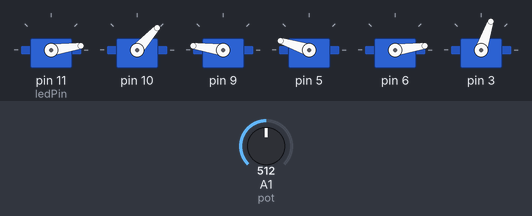
A sketch run on a simulated Arduino Uno, built with avr-gcc and run on an emulated ATmega328P. On the bench: 6 × servo. The inputs (shaded band) are chosen by the test bench; at power-on: A1 (pot) = 512. What the sketch prints to the serial monitor is not drawn.

Above: at 6.32 s.
At 6.93 s:
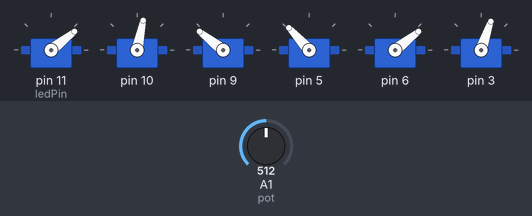
At 7.84 s:
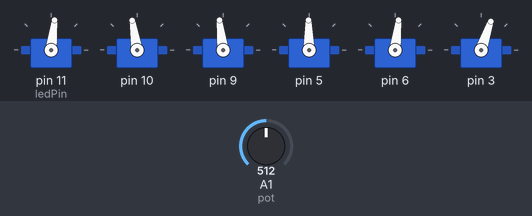
At 8.45 s:
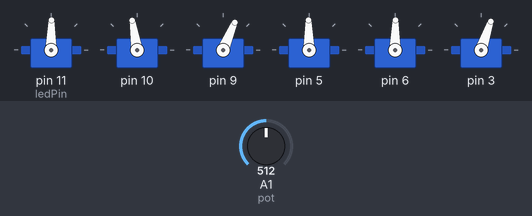
At 9.05 s:
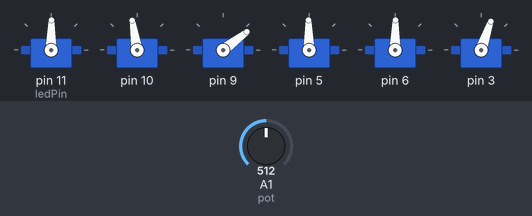
At 9.4 s:
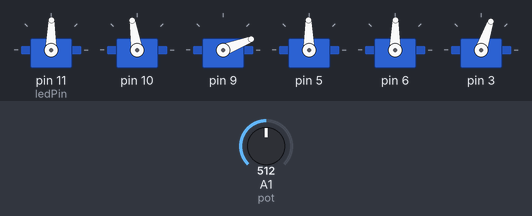
Timing chart, 0 to 10.9 s (numbered marks = the images above):
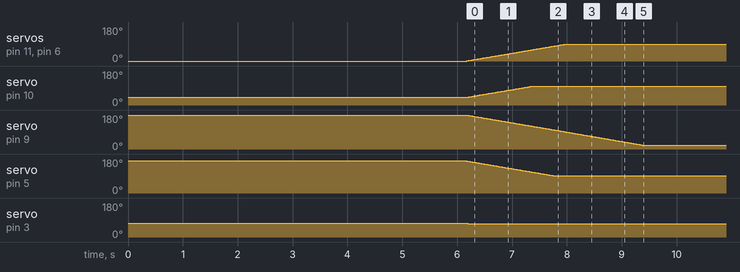

The sketch:

running_arduino_side.ino
```cpp
 /*
  testBraccio90.ino

 testBraccio90 is a setup sketch to check the alignment of all the servo motors
 This is the first sketch you need to run on Braccio
 When you start this sketch Braccio will be positioned perpendicular to the base
 If you can't see the Braccio in this exact position you need to reallign the servo motors position

 Created on 18 Nov 2015
 by Andrea Martino

 This example is in the public domain.
 */

#include <Braccio.h>
#include <Servo.h>

int ledPin = 11;    // LED connected to digital pin 9
int pot = A1;
int potval = 0;
int anaval= 0;
int moval = 0;
Servo base;
Servo shoulder;
Servo elbow;
Servo wrist_rot;
Servo wrist_ver;
Servo gripper;


// variables will change:
int buttonState = 0;         // variable for reading the pushbutton status

void setup() {
  Serial.begin(9600);
  // initialize the LED pin as an output:
    pinMode(pot, INPUT);
    pinMode(ledPin, OUTPUT);


  //Initialization functions and set up the initial position for Braccio
  //All the servo motors will be positioned in the "safety" position:
  //Base (M1):90 degrees
  //Shoulder (M2): 45 degrees
  //Elbow (M3): 180 degrees
  //Wrist vertical (M4): 180 degrees
  //Wrist rotation (M5): 90 degrees
  //gripper (M6): 10 degrees
  Braccio.begin();
}

void loop() {
  /*
   Step Delay: a milliseconds delay between the movement of each servo.  Allowed values from 10 to 30 msec.
   M1=base degrees. Allowed values from 0 to 180 degrees
   M2=shoulder degrees. Allowed values from 15 to 165 degrees
   M3=elbow degrees. Allowed values from 0 to 180 degrees
   M4=wrist vertical degrees. Allowed values from 0 to 180 degrees
   M5=wrist rotation degrees. Allowed values from 0 to 180 degrees
   M6=gripper degrees. Allowed values from 10 to 73 degrees. 10: the toungue is open, 73: the gripper is closed.
  */


for (int fadeValue = 0 ; fadeValue <= 255; fadeValue += 5) {
    // sets the value (range from 0 to 255):

    // wait for 30 milliseconds to see the dimming effect
    //delay(30);
  }

  // fade out from max to min in increments of 5 points:
  for (int fadeValue = 255 ; fadeValue >= 0; fadeValue -= 5) {
    // sets the value (range from 0 to 255):
    analogWrite(ledPin, anaval);
    potval = analogRead(pot);
    anaval = map(potval, 0, 700, 0, 255);
    moval = map(anaval, 0, 255, 0, 100);
    // wait for 30 milliseconds to see the dimming effect
    //delay(30);
    analogWrite(ledPin, anaval);
    Serial.println(moval);
  }


  // check if the pushbutton is pressed. If it is, the buttonState is HIGH:
  if (buttonState == HIGH) {
    // turn LED on:
    digitalWrite(ledPin, HIGH);
    Braccio.ServoMovement(20,         (moval), 100, 80, 90, 90, 70);
  } else {
    // turn LED off:
    digitalWrite(ledPin, LOW);
    Braccio.ServoMovement(20,         90, 100, 20, 90, 90, 70);
  }

  // print out the state of the button:
  delay(100);        // delay in between reads for stability


  // the arm is aligned upwards  and the gripper is closed
                     //(step delay, M1, M2, M3, M4, M5, M6);


}
```

Measured:
- by itself, servo on pin 11 (ledPin), servo on pin 6: moves from 0° to 89° over 1.8 s
- by itself, servo on pin 10: moves from 40° to 99° over 1.2 s
- by itself, servo on pin 9: moves from 180° to 21° over 3.2 s
- by itself, servo on pin 5: moves from 170° to 91° over 1.6 s
- by itself, servo on pin 3: 73° → 71° at 6.2 s
